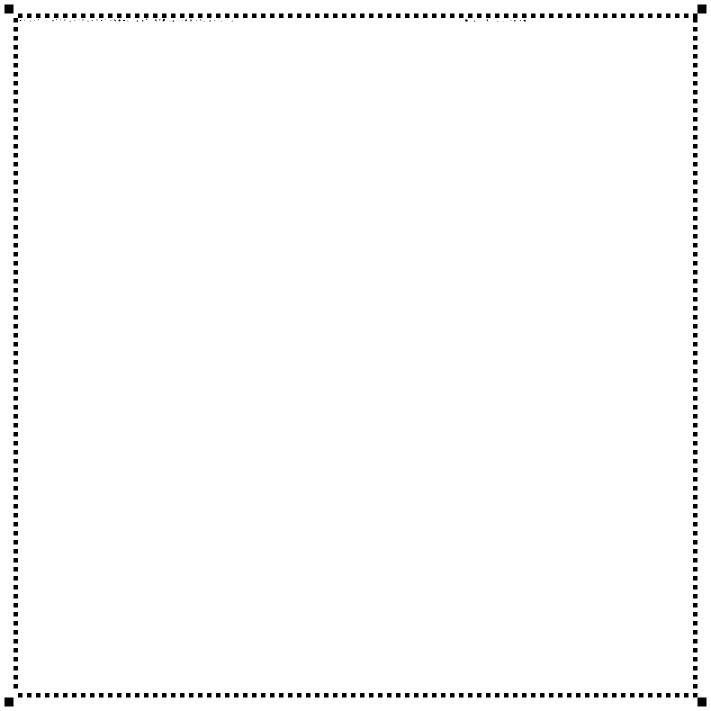
#> input picture microform_demo.png, 1422 x 1422 px (shown at 1/2 size)
$ python decoder.py microform_demo.png
#> lines starting #> are read from the running program, lines starting #| are printed output that depends on the picture; after the words box and inside, x2 and y2 are one past the last pixel; in counts of white or black regions, pixels touching at a corner belong together
### codec.py
#!/usr/bin/env python3
"""
Microform Code — Codec: data encoding + Reed-Solomon ECC
━━━━━━━━━━━━━━━━━━━━━━━━━━━━━━━━━━━━━━━━━━━━━━━━━━━━━━

Схема:
  user data → [length prefix 4B] → RS(255,223) ECC → PRNG шум в остаток
  → битовый массив

Весь паттерн заполняется равномерно: сперва RS-блоки (выглядят как шум),
потом PRNG-шум. Визуально — однородная текстура.
"""

import hashlib
import struct
import numpy as np
from reedsolo import RSCodec

# ── Cell encoding ────────────────────────────────────────────────────────
# Dual-element: 18 bits per cell
#   bits 17..8 (10 bits): main ellipse
#     bits 17..12: angle     (6 bits, 0-63 → 0-179°)
#     bits 11..10: scale     (2 bits, 0-3 → 0.50-0.90)
#     bits 9..8:  elong     (2 bits, 0-3 → 1.0-2.5)
#   bits 7..0 (8 bits): micro-dot
#     bits 7..5:  dot_dx    (3 bits, 0-7 → 7 x-позиций)
#     bits 4..2:  dot_dy    (3 bits, 0-7 → 7 y-позиций)
#     bits 1..0:  dot_rad   (2 bits, 0-3 → 4 радиуса)

BITS_PER_CELL = 18

# ── Параметры ECC ────────────────────────────────────────────────────────
RS_NSYM = 32        # parity bytes per RS block
RS_N = 255          # total bytes per RS block
RS_K = RS_N - RS_NSYM  # 223 data bytes per block
RS_BLOCK_BYTES = 255  # must be ≤ 255 for GF(256)


def _align_total_bytes(capacity_bits: int) -> int:
    """Округлить ёмкость вниз до 255-байтных блоков.
    Если ёмкость меньше одного блока — используем что есть."""
    total_bytes = capacity_bits // 8
    if total_bytes < RS_BLOCK_BYTES:
        return total_bytes
    aligned = (total_bytes // RS_BLOCK_BYTES) * RS_BLOCK_BYTES
    return max(RS_BLOCK_BYTES, aligned)


# ── Маппинг: cell value → параметры ────────────────────────────────────
# [10 lines left out: function cell_value_to_params, not called in this run]


# ── Маппинг: параметры → физические значения ───────────────────────────
def angle_v_to_deg(v: int) -> float:
    return (v / 63.0) * 179.0

def scale_v_to_frac(v: int) -> float:
    return 0.50 + v * 0.133  # 0.50, 0.63, 0.77, 0.90

def elong_v_to_ratio(v: int) -> float:
    return 1.0 + v * 0.5  # 1.0, 1.5, 2.0, 2.5

# [4 lines left out: function dot_dx_to_px, not called in this run]

def dot_dy_to_px(v: int, cell_size_px: int) -> float:
    return dot_dx_to_px(v, cell_size_px)

def dot_rad_to_px(v: int) -> float:
    return 1.5 + v * 0.8  # 1.5, 2.3, 3.1, 3.9


# ── RS ECC ──────────────────────────────────────────────────────────────
# [61 lines left out: function encode_bits, not called in this run]


def decode_bits(bits: list[int], rs_nsym: int = RS_NSYM) -> bytes:
    """Битовый массив → RS-декодированные данные (с length prefix)."""
    total_bits = len(bits) - (len(bits) % 8)
    if total_bits < 8:
        return b''

    total_bytes = total_bits // 8
    aligned = _align_total_bytes(total_bits)
    if total_bytes > aligned:
        total_bytes = aligned

    # bits → bytes
    raw = bytearray()
    for i in range(0, total_bytes * 8, 8):
        byte = 0
        for j in range(8):
            byte = (byte << 1) | bits[i + j]
        raw.append(byte)
    raw = bytes(raw)

    # RS-декодирование
    n_blocks = len(raw) // RS_N
    rs = RSCodec(rs_nsym)
    rs_k = RS_N - rs_nsym

    decoded = bytearray()
    for i in range(n_blocks):
        block = raw[i * RS_N:(i + 1) * RS_N]
        try:
            data, _, _ = rs.decode(block)
            decoded.extend(data)
        except Exception:
            decoded.extend(block[:rs_k])

    decoded = bytes(decoded)

    # Читаем length prefix
    if len(decoded) < 4:
        return decoded
    data_len = struct.unpack(">I", decoded[:4])[0]
    if not (0 < data_len < len(decoded) - 4):
        return decoded[4:]
    return decoded[4:4 + data_len]


# ── Статистика ёмкости ─────────────────────────────────────────────────
# [22 lines left out: function capacity_info, not called in this run]

### decoder.py
#!/usr/bin/env python3
"""
Microform Code Decoder — v2 prototype
━━━━━━━━━━━━━━━━━━━━━━━━━━━━━━━━━━━━━━━━━━━━━━━━━━━━━━━━━━━━

Pipeline:
  1. Load image → grayscale → threshold
  2. Find 4 corner markers (2×2 black squares) → 4 correspondence points
  3. Compute homography → warp to normalized grid
  4. Sample each data cell → extract 18-bit value via PCA + blob analysis
  5. Pack bits → RS decode → user data

Usage:
  python decoder.py microform_demo.png

Dependencies:
  pip install opencv-python numpy
"""

import sys
import math
import numpy as np
import cv2

# ── Layout (в ячейках) — должно совпадать с generator.py ─────────────────
MARKER_SIZE = 2
BORDER_WIDTH = 1
PADDING = 1
OFF = MARKER_SIZE + BORDER_WIDTH + PADDING  # = 4


# ── 1. Детекция маркеров ─────────────────────────────────────────────────
def _find_markers(gray: np.ndarray):
    """
    Найти 4 угловых маркера (2×2 чёрных квадрата).

    Стратегия: erosion убирает мелкие элементы данных,
    остаются только крупные блоки (маркеры). Ищем 4 квадрата.

    Returns:
        list[(cx, cy)] — 4 центра маркеров в порядке TL, TR, BL, BR
        или None, если не найдены.
    """
    h, w = gray.shape

    # Otsu threshold — инвертируем: чёрное → 255 (foreground)
    _, thresh = cv2.threshold(gray, 0, 255, cv2.THRESH_BINARY_INV + cv2.THRESH_OTSU)

    # Erosion: убираем данные (маленькие эллипсы/точки),
    # оставляем только солидные маркеры 18×18
    kernel = np.ones((3, 3), np.uint8)
    eroded = cv2.erode(thresh, kernel, iterations=2)

    contours, _ = cv2.findContours(eroded, cv2.RETR_EXTERNAL,
                                   cv2.CHAIN_APPROX_SIMPLE)
    if not contours:
        return None

    # Оценка ожидаемого размера маркера
    # После 2× erosion'ов: 18×18 → ~14×14 → area ~170–225
    marker_area_min = 80
    marker_area_max = (w * h) * 0.04  # не больше 4% картинки

    candidates = []
    for cnt in contours:
        area = cv2.contourArea(cnt)
        if area < marker_area_min or area > marker_area_max:
            continue
        x, y, bw, bh = cv2.boundingRect(cnt)
        aspect = max(bw, bh) / max(min(bw, bh), 1)
        if aspect > 1.4:
            continue
        cx = float(x + bw // 2)
        cy = float(y + bh // 2)
        candidates.append((cx, cy, area))

    if len(candidates) < 4:
        return None

    # Сортируем по площади (сначала крупные)
    candidates.sort(key=lambda c: -c[2])
    top = candidates[:min(12, len(candidates))]

    # Распределяем по 4 квадрантам изображения
    mid_x, mid_y = w / 2.0, h / 2.0

    quads = {'tl': None, 'tr': None, 'bl': None, 'br': None}
    for cx, cy, area in top:
        if cx < mid_x and cy < mid_y:
            key = 'tl'
        elif cx >= mid_x and cy < mid_y:
            key = 'tr'
        elif cx < mid_x and cy >= mid_y:
            key = 'bl'
        else:
            key = 'br'
        if quads[key] is None or area > quads[key][2]:
            quads[key] = (cx, cy, area)

    if not all(quads.values()):
        return None

    return [(quads['tl'][0], quads['tl'][1]),
            (quads['tr'][0], quads['tr'][1]),
            (quads['bl'][0], quads['bl'][1]),
            (quads['br'][0], quads['br'][1])]


# ── 2. Перспективная коррекция → exact cell grid ───────────────────────
def _warp_and_locate(gray: np.ndarray, markers: list,
                     grid_h: int, grid_w: int,
                     cell_px_out: int = 32) -> tuple:
    """
    Выровнять перспективу. Маркеры маппятся на известные клеточные
    координаты → data-область оказывается в строго известном месте.

    Returns:
        (warped_full, data_x, data_y, cell_px_out)
    """
    # [5 lines of commented-out code are left out]

    src_pts = np.array(markers, dtype=np.float32)

    # Маркеры в пикселях выходного изображения (без margin)
    dst_pts = np.array([
        [ 2 * cell_px_out,  2 * cell_px_out],
        [(grid_w + 6) * cell_px_out,  2 * cell_px_out],
        [ 2 * cell_px_out, (grid_h + 6) * cell_px_out],
        [(grid_w + 6) * cell_px_out, (grid_h + 6) * cell_px_out],
    ], dtype=np.float32)

    # Полный размер кода в ячейках
    full_cells_w = grid_w + 2 * OFF
    full_cells_h = grid_h + 2 * OFF
    full_px_w = full_cells_w * cell_px_out
    full_px_h = full_cells_h * cell_px_out

    # Добавляем margin со всех сторон
    margin = cell_px_out * 2
    dst_margin = dst_pts + margin  # сдвигаем все точки

    H, _ = cv2.findHomography(src_pts, dst_margin)
    if H is None:
        return None, 0, 0, 0

    out_w = int(full_px_w + 2 * margin)
    out_h = int(full_px_h + 2 * margin)
    warped = cv2.warpPerspective(gray, H, (out_w, out_h),
                                 flags=cv2.INTER_NEAREST)

    # Data-область: в ячейках от (OFF, OFF) до (OFF+grid_w, OFF+grid_h)
    # В пикселях: margin + OFF * cell_px_out
    data_x = int(margin + OFF * cell_px_out)
    data_y = int(margin + OFF * cell_px_out)

    return warped, data_x, data_y, cell_px_out


# ── 3. Чтение ячейки: 18 бит через PCA + моменты ──────────────────────
def _cell_pca_bits(cell: np.ndarray) -> int:
    """
    Анализ ячейки 9×9 (или любого размера) → 18-битное значение.

    Использует PCA тёмных пикселей для определения параметров эллипса
    и анализ вторичного скопления для микро-точки.
    """
    h, w = cell.shape
    total_px = h * w

    # ── Бинаризация внутри ячейки ──────────────────────────────────────
    # Используем Otsu только на этой ячейке
    _, binary = cv2.threshold(cell, 0, 255, cv2.THRESH_BINARY_INV + cv2.THRESH_OTSU)

    # Координаты тёмных пикселей (с весами по интенсивности)
    dark_mask = binary > 0
    dark_count = np.sum(dark_mask)

    if dark_count < 2:
        # Ячейка пуста — возвращаем 0
        return 0

    ys, xs = np.where(dark_mask)

    if dark_count < 3:
        # Слишком мало пикселей для PCA — просто угол 0
        # Вычисляем только dot и scale
        xm, ym = xs.mean(), ys.mean()
        cx, cy = w / 2.0, h / 2.0
        dot_dx = int(np.clip(np.round((xm - cx) / (w * 0.3)), -3, 3) + 3)
        dot_dy = int(np.clip(np.round((ym - cy) / (h * 0.3)), -3, 3) + 3)
        coverage = dark_count / total_px
        rad = min(3, int(coverage * 6))
        scale = min(3, int(coverage * 5))
        return (0 << 12) | (scale << 10) | (0 << 8) | (dot_dx << 5) | (dot_dy << 2) | rad

    # ── PCA для основного эллипса ──────────────────────────────────────
    # Используем интенсивность как вес
    weights = 255.0 - cell[dark_mask].astype(np.float32) + 1.0
    mean = np.array([xs.mean(), ys.mean()])

    # Ковариационная матрица (взвешенная)
    diffs = np.column_stack([xs, ys]) - mean
    cov = np.dot((diffs * weights[:, np.newaxis]).T, diffs) / weights.sum()

    eigenvalues, eigenvectors = np.linalg.eigh(cov)

    # Первая компонента (главная ось)
    if eigenvalues[1] > 0:
        angle_rad = math.atan2(eigenvectors[1, 1], eigenvectors[0, 1])
        angle_deg = math.degrees(angle_rad) % 180
        angle_v = int(np.clip(round(angle_deg / 179.0 * 63), 0, 63))

        # Вытянутость: sqrt(eigenvalue_max / eigenvalue_min)
        elong_raw = math.sqrt(eigenvalues[1] / max(eigenvalues[0], 0.1))
        elong_v = int(np.clip(round((elong_raw - 1.0) / 1.5 * 3), 0, 3))
    else:
        angle_v = 0
        elong_v = 0

    # ── Масштаб: доля тёмных пикселей ─────────────────────────────────
    coverage = dark_count / total_px
    scale_v = int(np.clip(round((coverage - 0.1) / 0.7 * 3), 0, 3))

    # ── Микро-точка: центр масс → отклонение от центра ячейки ────────
    cx, cy = w / 2.0, h / 2.0
    dx_px = mean[0] - cx
    dy_px = mean[1] - cy

    # Нормализуем в диапазон 0..7
    range_px = w * 0.35
    dot_dx = int(np.clip(round(dx_px / range_px * 3.5 + 3), 0, 7))
    dot_dy = int(np.clip(round(dy_px / range_px * 3.5 + 3), 0, 7))

    # Радиус точки: среднее расстояние тёмных пикселей от центра масс
    if dark_count > 3:
        dists = np.sqrt((xs - mean[0]) ** 2 + (ys - mean[1]) ** 2)
        mean_radius = np.average(dists, weights=weights)
        rad = int(np.clip(round((mean_radius - 1.0) / 3.0 * 3), 0, 3))
    else:
        rad = 0

    # ── Собираем 18 бит ──────────────────────────────────────────────
    value = (angle_v << 12) | (scale_v << 10) | (elong_v << 8) \
            | (dot_dx << 5) | (dot_dy << 2) | rad
    return value


# ── 4. Главная функция декодера ────────────────────────────────────────
def decode_image(image_path: str,
                 grid_h: int = 150, grid_w: int = 150) -> bytes | None:
    """
    Декодировать Microform Code из изображения.

    Returns:
        bytes — раскодированные пользовательские данные
        None — если декодирование не удалось
    """
    from codec import decode_bits, BITS_PER_CELL

    # ── Загрузить ──────────────────────────────────────────────────────
    img = cv2.imread(image_path, cv2.IMREAD_GRAYSCALE)
    if img is None:
        print(f"[ERROR] Не могу загрузить: {image_path}")
        return None

    h, w = img.shape
    print(f"[Decode] Загружено: {w}x{h} пикселей")

    # ── Детекция маркеров ────────────────────────────────────────────
    markers = _find_markers(img)
    if markers is None:
        print("[ERROR] Не найдены 4 угловых маркера")
        return None

    print(f"[Decode] Маркеры найдены:")
    names = ["TL", "TR", "BL", "BR"]
    for name, pt in zip(names, markers):
        print(f"  {name}: ({pt[0]:.0f}, {pt[1]:.0f})")

    # ── Перспективная коррекция ──────────────────────────────────────
    result = _warp_and_locate(img, markers, grid_h, grid_w)
    if result[0] is None:
        print("[ERROR] Ошибка гомографии")
        return None

    warped, dx, dy, cell_px_out = result
    wh, ww = warped.shape
    print(f"[Decode] Warp: {ww}x{wh} px, data offset=({dx},{dy})")
    print(f"[Decode] Ячейка в warp: {cell_px_out} px")

    # ── Читаем каждую ячейку ──────────────────────────────────────────
    total_cells = grid_h * grid_w
    bits = []
    errors = 0
    cell_sz = cell_px_out

    for row in range(grid_h):
        for col in range(grid_w):
            y1 = int(dy + row * cell_sz)
            x1 = int(dx + col * cell_sz)
            y2 = int(y1 + cell_sz)
            x2 = int(x1 + cell_sz)

            # Безопасные границы
            y1 = max(0, y1); x1 = max(0, x1)
            y2 = min(wh, y2); x2 = min(ww, x2)

            cell_img = warped[y1:y2, x1:x2]
            if cell_img.size == 0:
                bits.extend([0] * 18)
                errors += 1
                continue

            value = _cell_pca_bits(cell_img)

            for b in range(18):
                bits.append((value >> (17 - b)) & 1)

    print(f"[Decode] Прочитано {len(bits)} бит, {errors} ошибок экстракции")

    # ── RS-декодирование ──────────────────────────────────────────────
    result = decode_bits(bits)
    if result:
        data_str = result.decode('utf-8', errors='replace')
        print(f"[Decode] OK: {len(result)} bytes decoded")
        print(f"[Decode] Data: {data_str[:200]}")
        return result
    else:
        print("[Decode] FAIL: RS decoding returned nothing")
        return None


# ── CLI ──────────────────────────────────────────────────────────────────
def main():
    import argparse
    parser = argparse.ArgumentParser(description="Microform Code Decoder v2")
    parser.add_argument("image", help="путь к изображению")
    parser.add_argument("--grid", type=int, default=150,
                        help="размер сетки (default: 150)")
    args = parser.parse_args()

    result = decode_image(args.image, args.grid, args.grid)
#> in decode_image, img is the input picture: shape (1422, 1422); min 0, max 255, mean 251.7
#| [Decode] Загружено: 1422x1422 пикселей
#> in _find_markers, `_, thresh = cv2.threshold(gray, 0, 255, cv2.THRESH_BINARY_INV + cv2.TH..`:
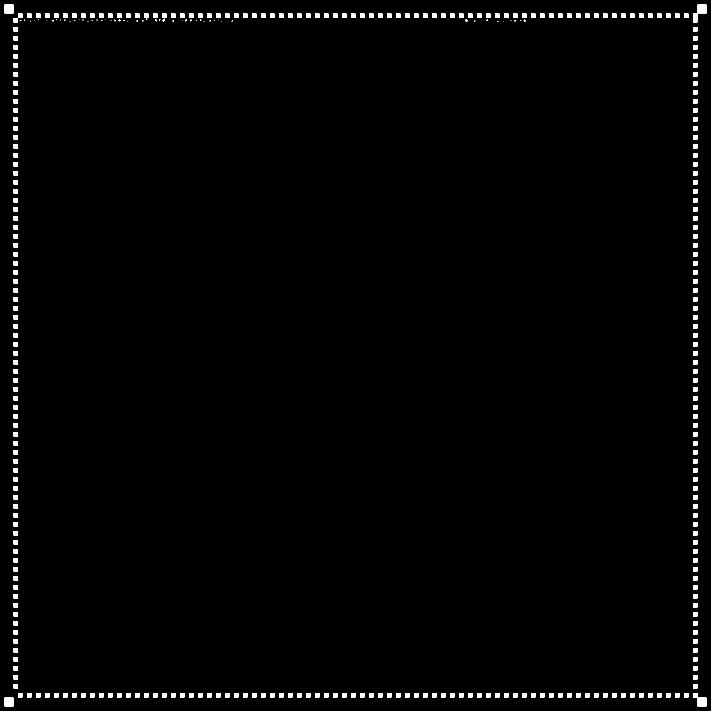
#> thresh: shape (1422, 1422) (shown at 1/2 size); 1.3% white; 353 white regions (50 under 20 px), largest, box (x1, y1, x2, y2) and area: (1386, 9, 1413, 45) 486, (1386, 1386, 1413, 1413) 405, (9, 9, 27, 27) 324
#> in _find_markers, `eroded = cv2.erode(thresh, kernel, iterations=2)`:
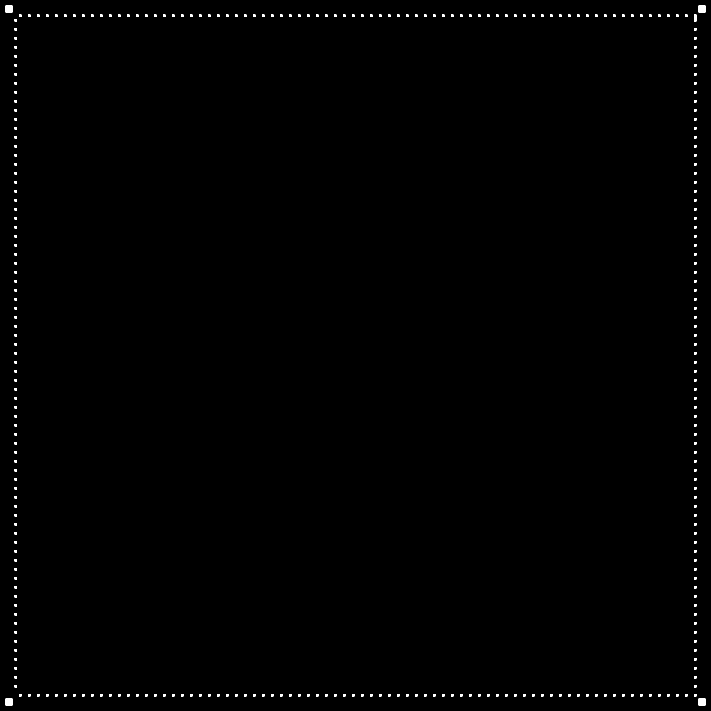
#> eroded: shape (1422, 1422) (shown at 1/2 size); 0.41% white; 305 white regions
#> in _find_markers, `contours, _ = cv2.findContours(eroded, cv2.RETR_EXTERNAL, cv2.CHAIN_AP..`: contours = 305 contours, 300 with area under 20; largest, box (x1, y1, x2, y2) and area: (1397, 1397, 1411, 1411) 169, (11, 1397, 25, 1411) 169, (1397, 11, 1411, 25) 169, (11, 11, 25, 25) 169, (1388, 29, 1393, 43) 52
#> the loop in _find_markers, `for cnt in contours:` made 305 passes
#> (cnt, area, x, y, bw, bh, aspect, cx) on passes 1 to 2: ([[1397, 1397], [1397, 1410], [1410, 1410], [1410, 1397]], 169, 1397, 1397, 14, 14, 1, 1404), ([[11, 1397], [11, 1410], [24, 1410], [24, 1397]], 169, 11, 1397, 14, 14, 1, 18)
#> after the loop in _find_markers, `for cnt in contours:`: candidates = [(1404, 1404, 169), (18, 1404, 169), (1404, 18, 169), (18, 18, 169)]
#> in _find_markers, `top = candidates[:min(12, len(candidates))]`: top has the same summary as candidates
#> the loop in _find_markers, `for cx, cy, area in top:` made 4 passes
#> (cx, cy, key) on passes 1 to 4: (1404, 1404, 'br'), (18, 1404, 'bl'), (1404, 18, 'tr'), (18, 18, 'tl')
#> after the loop in _find_markers, `for cx, cy, area in top:`: quads = {'tl': (18, 18, 169), 'tr': (1404, 18, 169), 'bl': (18, 1404, 169), 'br': (1404, 1404, 169)}
#> in decode_image, `markers = _find_markers(img)`: markers = [(18, 18), (1404, 18), (18, 1404), (1404, 1404)]
#> the loop in decode_image, `for name, pt in zip(names, markers):` made 4 passes
#|   TL: (18, 18)
#|   TR: (1404, 18)
#|   BL: (18, 1404)
#|   BR: (1404, 1404)
#> in _warp_and_locate, `src_pts = np.array(markers, dtype=np.float32)`: src_pts = [[18, 18], [1404, 18], [18, 1404], [1404, 1404]]
#> in _warp_and_locate, `H, _ = cv2.findHomography(src_pts, dst_margin)`: H = [[3.56, 0, 64], [0, 3.56, 64], [0, 0, 1]]
#> in _warp_and_locate, `warped = cv2.warpPerspective(gray, H, (out_w, out_h), flags=cv2.INTER_..`:
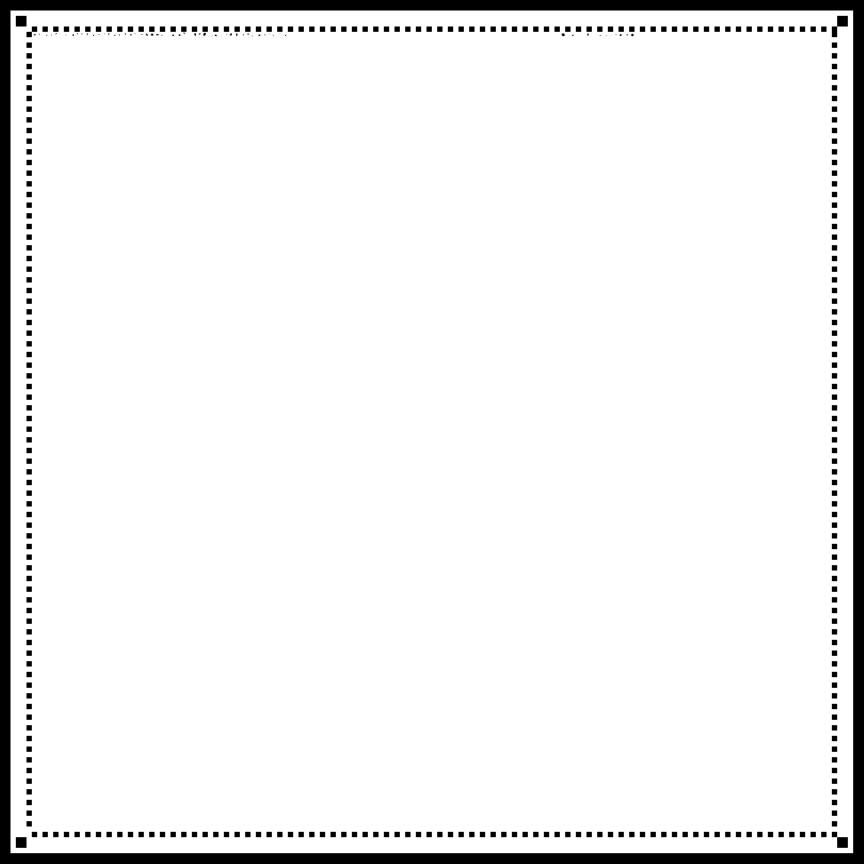
#> warped: shape (5184, 5184) (shown at 1/6 size); min 0, max 255, mean 239.4
#> in decode_image, `warped, dx, dy, cell_px_out = result`: dx = 192; cell_px_out = 32
#| [Decode] Warp: 5184x5184 px, data offset=(192,192)
#| [Decode] Ячейка в warp: 32 px
#> after the loop in decode_image, `for row in range(grid_h):`:
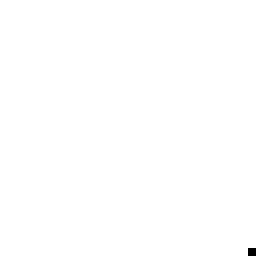
#> cell_img: shape (32, 32) (shown 8 times larger); 99.9% white; black in thin lines or dots, all inside (x1, y1, x2, y2) = (31, 31, 32, 32)
#> after the loop in decode_image, `for row in range(grid_h):`: bits = 405000 items; errors = 0
#| [Decode] Прочитано 405000 бит, 0 ошибок экстракции
#> in decode_bits, `total_bits = len(bits) - (len(bits) % 8)`: total_bits = 405000
#> in decode_bits, `total_bytes = total_bits // 8`: total_bytes = 50625
#> in _align_total_bytes, `aligned = (total_bytes // RS_BLOCK_BYTES) * RS_BLOCK_BYTES`: aligned = 50490
#> in decode_bits, `n_blocks = len(raw) // RS_N`: n_blocks = 198
    if result is None:
        sys.exit(1)


if __name__ == "__main__":
    main()
#> (the call stopped at in decode_bits, `rs = RSCodec(rs_nsym)`: reedsolo is not available in this run)
